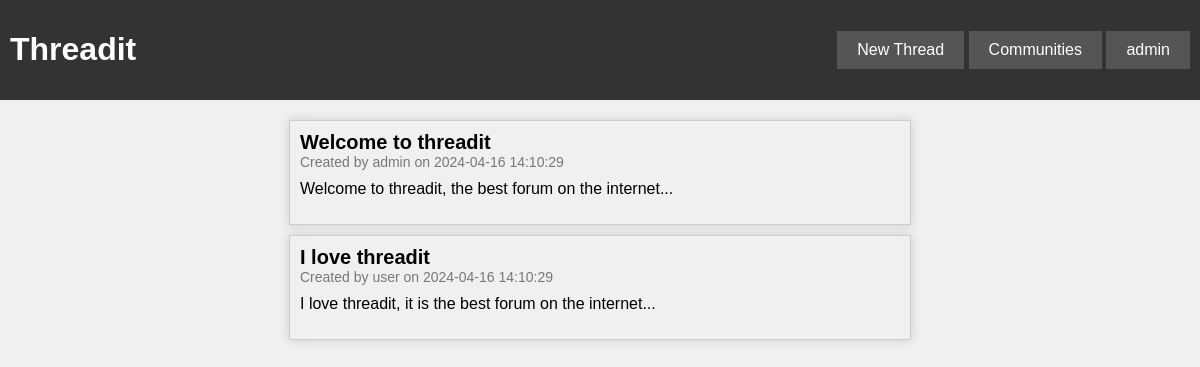
The page / (signed in) on the database its author committed.
### tables this page shows
CREATE TABLE THREADS (
  threadID INT PRIMARY KEY AUTO_INCREMENT,
  userID INT,
  communityID INT,
  threadTitle VARCHAR(255) NOT NULL,
  threadContent MEDIUMTEXT NOT NULL,
  threadCreated TIMESTAMP DEFAULT CURRENT_TIMESTAMP,
  FOREIGN KEY (userID) REFERENCES USERS(userID),
  FOREIGN KEY (communityID) REFERENCES COMMUNITY(communityID)
);

CREATE TABLE USERS (
  userID INT PRIMARY KEY AUTO_INCREMENT,
  userName VARCHAR(18) NOT NULL,
  userPassword VARCHAR(255) NOT NULL,
  userEmail VARCHAR(255) NOT NULL,
  userCreated TIMESTAMP DEFAULT CURRENT_TIMESTAMP,
  userBio TINYTEXT,
  userAvatar BLOB
);

### index.php (the view, shortened to what this page needs)
<?php
    require('./php/db_connect.php');
    $query = "SELECT t.threadTitle, t.threadContent, t.threadCreated, u.userName, c.communityName
                FROM THREADS t, COMMUNITY c, USERS u, USERS_TO_COMMUNITY utc
                WHERE t.communityID = c.communityID
                AND t.userID = u.userID
                AND c.communityID = utc.communityID
                AND utc.userID = u.userID
                AND c.communityPrivacy = 0
                ORDER BY t.threadCreated DESC;";
    $statement=$db->prepare($query);
    $statement->execute();
    $threads = $statement->fetchAll();
?>
<!DOCTYPE html>
<html>
<head>
    <link rel='stylesheet' type='text/css' href='./css/main.css'>
</head>
<body>
    <?php include('./navbar.php'); ?>
    <main>
        <?php if (isset($_SESSION['userName'])): ?>
            <?php foreach ($threads as $thread): ?>
                <div class="thread">
                    <h2 class="thread-title"><?= $thread['threadTitle'] ?></h2>
                    <p class="thread-subtitle">Created by <?= $thread['userName'] ?> on <?= $thread['threadCreated'] ?></p>
                    <p class="thread-content"><?= substr($thread['threadContent'], 0, 100) ?>...</p>
                </div>
            <?php endforeach; ?>
        <?php endif; ?>
    </main>
</body>
</html>

### navbar.php (shortened to what this page needs)
<div id='navbar'>
    <h1>Threadit</h1>
    <div class="nav-buttons">
            <?php if (isset($_SESSION['userName'])) : ?>
                <?php if (!isset($isNewThreadPage)) : ?>
                    <div class="dropdown">
                        <button class="dropbtn" onclick="location.href='./thread/'">New Thread</button>
                    </div>
                <?php endif; ?>
                <?php if (!isset($isCommunityPage)) : ?>
                    <div class="dropdown">
                        <button class="dropbtn">Communities</button>
                    </div>
        <?php endif; endif; ?>
        <div class="dropdown">
        <button class="dropbtn"><?php if (isset($_SESSION['userName'])) { echo $_SESSION['userName']; } else { echo 'Account';} ?></button>
        </div>
    </div>
</div>

### css/main.css (style rules this page uses)
body { font-family: Arial, sans-serif; margin: 0; padding: 0; background-color: #f0f0f0; }
main { margin-top: 20px; }
.dropdown { position: relative; display: inline-block; }
.dropbtn { background-color: #555; color: white; padding: 10px 20px; font-size: 16px; border: none; cursor: pointer; }
#navbar { display: flex; justify-content: space-between; align-items: center; background-color: #333; padding: 10px; }
#navbar h1 { color: white; }
button { padding: 10px 20px; background-color: #333; color: white; border: none; cursor: pointer; }
.thread { border: 1px solid #ccc; padding: 10px; margin-bottom: 10px; width: 50%; margin-left: auto; margin-right: auto; background-color: #f0f0f0; box-shadow: 0 0 10px rgba(0, 0, 0, 0.15); }
.thread-title { margin: 0; font-size: 20px; }
.thread-subtitle { margin: 0; font-size: 14px; color: #777; }
.thread-content { margin-top: 10px; }

### rows shown on the page
threads: threadTitle "Welcome to threadit", userID.userName "admin", threadCreated "2024-04-16 14:10:29", threadContent "Welcome to threadit, the best forum on the internet"
threads: threadTitle "I love threadit", userID.userName "user", threadCreated "2024-04-16 14:10:29", threadContent "I love threadit, it is the best forum on the internet"

### other values the page prints
$_SESSION['userName'] "admin"
